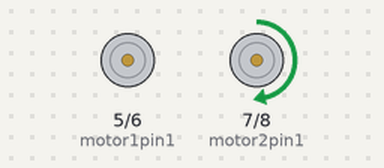
Bench run of a sketch on a simulated Arduino Uno, built with avr-gcc and run on an emulated ATmega328P. Parts: motor-driver pin pairs drawn as motors (green arrow = first pin HIGH = forward, orange = second pin HIGH = backward, longer = more drive, scaled by the enable pin).

Above: at 0.5 s.
At 2.0 s:
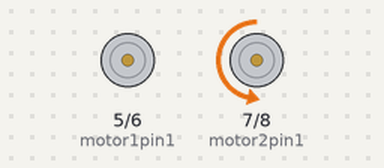
Timing chart, 0 to 5.2 s (numbered marks = the images above):
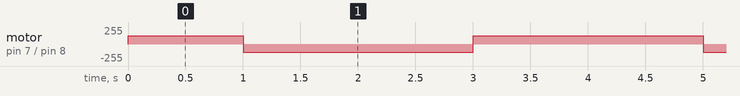

The sketch:

sketch_mar20a.ino
```cpp
int motor1ENA = 4;
int motor1pin1 = 5;
int motor1pin2 = 6;

int motor2pin1 = 7;
int motor2pin2 = 8;

int motor2ENB = 9;

void setup() {
  // Initialisation des pins
  pinMode(motor1pin1, OUTPUT);
  pinMode(motor1pin2, OUTPUT);
  pinMode(motor2pin1, OUTPUT);
  pinMode(motor2pin2, OUTPUT);
  pinMode(motor1ENA, OUTPUT);
  pinMode(motor2ENB, OUTPUT);
}

void loop() {
  avancer(); // Avancer pendant 1 seconde
  delay(1000);
  reculer(); // Reculer pendant 1 seconde
  delay(1000);
  tournerDroite(); // Tourner à droite pendant 1 seconde
  delay(1000);
  tournerGauche(); // Tourner à gauche pendant 1 seconde
  delay(1000);
}

void avancer() {
  // Régler les pins pour avancer
  digitalWrite(motor1pin1, HIGH);
  digitalWrite(motor1pin2, LOW);
  digitalWrite(motor2pin1, HIGH);
  digitalWrite(motor2pin2, LOW);
  // Régler la vitesse
  analogWrite(motor1ENA, 125);
  analogWrite(motor2ENB, 125);
}

void reculer() {
  // Régler les pins pour reculer
  digitalWrite(motor1pin1, LOW);
  digitalWrite(motor1pin2, HIGH);
  digitalWrite(motor2pin1, LOW);
  digitalWrite(motor2pin2, HIGH);
  // Régler la vitesse
  analogWrite(motor1ENA, 125);
  analogWrite(motor2ENB, 125);
}

void tournerDroite() {
  // Régler les pins pour tourner à droite
  digitalWrite(motor1pin1, HIGH);
  digitalWrite(motor1pin2, LOW);
  digitalWrite(motor2pin1, LOW);
  digitalWrite(motor2pin2, HIGH);
  // Régler la vitesse
  analogWrite(motor1ENA, 125);
  analogWrite(motor2ENB, 125);
}

void tournerGauche() {
  // Régler les pins pour tourner à gauche
  digitalWrite(motor1pin1, LOW);
  digitalWrite(motor1pin2, HIGH);
  digitalWrite(motor2pin1, HIGH);
  digitalWrite(motor2pin2, LOW);
  // Régler la vitesse
  analogWrite(motor1ENA, 125);
  analogWrite(motor2ENB, 125);
}
```

Measured:
- by itself, motor on pin 7 (motor2pin1) / pin 8 (motor2pin2): repeats every 4.0 s: backward 125/255 2.0 s, forward 125/255 2.0 s
